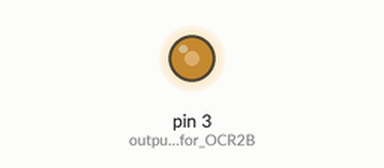
A sketch run on a simulated Arduino Uno, built with avr-gcc and run on an emulated ATmega328P. Parts: output pins drawn as LEDs (lit = HIGH).

Above: at 0.82 s.
At 27.4 s:
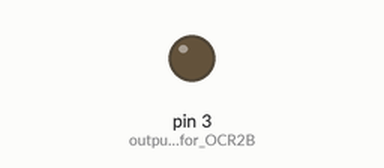
Timing chart, 0 to 40.0 s (numbered marks = the images above):
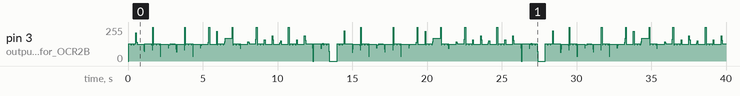

The sketch:

FastPWM_FM.ino
```cpp
// (licence header left out)
#include <avr/io.h>
#include <util/delay.h>
#define DELAY 30000 // pause after each chord, usec

// Some basic chord frequencies. Think of the as ratio guides.
//    E4 = 330Hz
//    G4 = 392Hz
//    A4 = 440Hz
//    Bb4 = 466Hz

int main(void)
{
  pinMode(3, OUTPUT); // output pin for OCR2B

  // Set fast PWM
  TCCR2A = _BV(COM2A1) | _BV(COM2B1) | _BV(WGM21) | _BV(WGM20);
  TCCR2B = _BV(WGM22) | _BV(CS20);
  OCR2A = 3;
  OCR2B = 0;

  while (1) {
    // The riff is E G A / E G Bb A / E G A / G E

    E(); G(); A();
    _delay_us(DELAY);
    E(); G(); Bb(); A();
    _delay_us(DELAY);
    E(); G(); A();
    _delay_us(DELAY);
    G(); E();
    _delay_us(500000);

  }
}

void E()
{
  // A note's duration should be about 1 sec.
  // Freq * Period = 1, thus 1515usec = 1/330Hz.
  // Accordingly we calculate the other chords' periods as well. The code
  // below seems like it will give a duration  of 1 sec but instead gives
  // a duration of about 0.6sec which is nice too. What happens is that my
  // _delay_us() function is faster normal for some reason.
  for (int duration = 0; duration <= 330; duration++)
    {
      _delay_us(1515);
      if ( OCR2B < 3 )
        OCR2B += 1;
      else
        OCR2B = 0;
    }
  _delay_us(DELAY);
}

void G()
{
  for (int duration = 0; duration <= 392; duration++)
    {
      _delay_us(1275);
      if ( OCR2B < 3 )
        OCR2B += 1;
      else
        OCR2B = 0;
    }
  _delay_us(DELAY);
}

void A()
{
  for (int duration = 0; duration <= 440; duration++)
    {
      _delay_us(1136);
      if ( OCR2B < 3 )
        OCR2B += 1;
      else
        OCR2B = 0;
    }
  _delay_us(DELAY);
}
void Bb()
{
  for (int duration = 0; duration <= 466; duration++)
    {
      _delay_us(1072);
      if ( OCR2B < 3 )
        OCR2B += 1;
      else
        OCR2B = 0;
    }
  _delay_us(DELAY);
}
```
